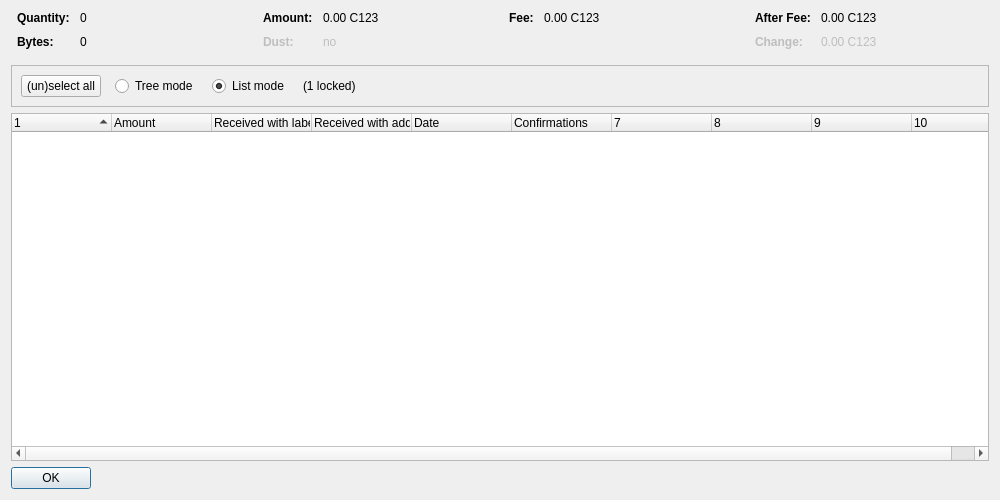
<?xml version="1.0" encoding="UTF-8"?>
<ui version="4.0">
 <class>CoinControlDialog</class>
 <widget class="QDialog" name="CoinControlDialog">
  <property name="geometry">
   <rect>
    <x>0</x>
    <y>0</y>
    <width>1000</width>
    <height>500</height>
   </rect>
  </property>
  <property name="windowTitle">
   <string>Coin Selection</string>
  </property>
  <layout class="QVBoxLayout" name="verticalLayout">
   <item>
    <layout class="QHBoxLayout" name="horizontalLayoutTop" stretch="0,0,0,0">
     <property name="topMargin">
      <number>0</number>
     </property>
     <property name="bottomMargin">
      <number>10</number>
     </property>
     <item>
      <layout class="QFormLayout" name="formLayoutCoinControl1">
       <property name="horizontalSpacing">
        <number>10</number>
       </property>
       <property name="verticalSpacing">
        <number>10</number>
       </property>
       <property name="leftMargin">
        <number>6</number>
       </property>
       <property name="rightMargin">
        <number>6</number>
       </property>
       <item row="0" column="0">
        <widget class="QLabel" name="labelCoinControlQuantityText">
         <property name="font">
          <font>
           <weight>75</weight>
           <bold>true</bold>
          </font>
         </property>
         <property name="text">
          <string>Quantity:</string>
         </property>
        </widget>
       </item>
       <item row="0" column="1">
        <widget class="QLabel" name="labelCoinControlQuantity">
         <property name="cursor">
          <cursorShape>IBeamCursor</cursorShape>
         </property>
         <property name="contextMenuPolicy">
          <enum>Qt::ActionsContextMenu</enum>
         </property>
         <property name="text">
          <string notr="true">0</string>
         </property>
         <property name="textInteractionFlags">
          <set>Qt::LinksAccessibleByMouse|Qt::TextSelectableByKeyboard|Qt::TextSelectableByMouse</set>
         </property>
        </widget>
       </item>
       <item row="1" column="0">
        <widget class="QLabel" name="labelCoinControlBytesText">
         <property name="font">
          <font>
           <weight>75</weight>
           <bold>true</bold>
          </font>
         </property>
         <property name="text">
          <string>Bytes:</string>
         </property>
        </widget>
       </item>
       <item row="1" column="1">
        <widget class="QLabel" name="labelCoinControlBytes">
         <property name="cursor">
          <cursorShape>IBeamCursor</cursorShape>
         </property>
         <property name="contextMenuPolicy">
          <enum>Qt::ActionsContextMenu</enum>
         </property>
         <property name="text">
          <string notr="true">0</string>
         </property>
         <property name="textInteractionFlags">
          <set>Qt::LinksAccessibleByMouse|Qt::TextSelectableByKeyboard|Qt::TextSelectableByMouse</set>
         </property>
        </widget>
       </item>
      </layout>
     </item>
     <item>
      <layout class="QFormLayout" name="formLayoutCoinControl2">
       <property name="horizontalSpacing">
        <number>10</number>
       </property>
       <property name="verticalSpacing">
        <number>10</number>
       </property>
       <property name="leftMargin">
        <number>6</number>
       </property>
       <property name="rightMargin">
        <number>6</number>
       </property>
       <item row="0" column="0">
        <widget class="QLabel" name="labelCoinControlAmountText">
         <property name="font">
          <font>
           <weight>75</weight>
           <bold>true</bold>
          </font>
         </property>
         <property name="text">
          <string>Amount:</string>
         </property>
        </widget>
       </item>
       <item row="0" column="1">
        <widget class="QLabel" name="labelCoinControlAmount">
         <property name="cursor">
          <cursorShape>IBeamCursor</cursorShape>
         </property>
         <property name="contextMenuPolicy">
          <enum>Qt::ActionsContextMenu</enum>
         </property>
         <property name="text">
          <string notr="true">0.00 C123</string>
         </property>
         <property name="textInteractionFlags">
          <set>Qt::LinksAccessibleByMouse|Qt::TextSelectableByKeyboard|Qt::TextSelectableByMouse</set>
         </property>
        </widget>
       </item>
       <item row="1" column="0">
        <widget class="QLabel" name="labelCoinControlLowOutputText">
         <property name="enabled">
          <bool>false</bool>
         </property>
         <property name="font">
          <font>
           <weight>75</weight>
           <bold>true</bold>
          </font>
         </property>
         <property name="text">
          <string>Dust:</string>
         </property>
        </widget>
       </item>
       <item row="1" column="1">
        <widget class="QLabel" name="labelCoinControlLowOutput">
         <property name="enabled">
          <bool>false</bool>
         </property>
         <property name="cursor">
          <cursorShape>IBeamCursor</cursorShape>
         </property>
         <property name="contextMenuPolicy">
          <enum>Qt::ActionsContextMenu</enum>
         </property>
         <property name="text">
          <string notr="true">no</string>
         </property>
         <property name="textInteractionFlags">
          <set>Qt::LinksAccessibleByMouse|Qt::TextSelectableByKeyboard|Qt::TextSelectableByMouse</set>
         </property>
        </widget>
       </item>
      </layout>
     </item>
     <item>
      <layout class="QFormLayout" name="formLayoutCoinControl3">
       <property name="horizontalSpacing">
        <number>10</number>
       </property>
       <property name="verticalSpacing">
        <number>10</number>
       </property>
       <property name="leftMargin">
        <number>6</number>
       </property>
       <property name="rightMargin">
        <number>6</number>
       </property>
       <item row="0" column="0">
        <widget class="QLabel" name="labelCoinControlFeeText">
         <property name="font">
          <font>
           <weight>75</weight>
           <bold>true</bold>
          </font>
         </property>
         <property name="text">
          <string>Fee:</string>
         </property>
        </widget>
       </item>
       <item row="0" column="1">
        <widget class="QLabel" name="labelCoinControlFee">
         <property name="cursor">
          <cursorShape>IBeamCursor</cursorShape>
         </property>
         <property name="contextMenuPolicy">
          <enum>Qt::ActionsContextMenu</enum>
         </property>
         <property name="text">
          <string notr="true">0.00 C123</string>
         </property>
         <property name="textInteractionFlags">
          <set>Qt::LinksAccessibleByMouse|Qt::TextSelectableByKeyboard|Qt::TextSelectableByMouse</set>
         </property>
        </widget>
       </item>
      </layout>
     </item>
     <item>
      <layout class="QFormLayout" name="formLayoutCoinControl4">
       <property name="horizontalSpacing">
        <number>10</number>
       </property>
       <property name="verticalSpacing">
        <number>10</number>
       </property>
       <property name="leftMargin">
        <number>6</number>
       </property>
       <property name="rightMargin">
        <number>6</number>
       </property>
       <item row="0" column="0">
        <widget class="QLabel" name="labelCoinControlAfterFeeText">
         <property name="font">
          <font>
           <weight>75</weight>
           <bold>true</bold>
          </font>
         </property>
         <property name="text">
          <string>After Fee:</string>
         </property>
        </widget>
       </item>
       <item row="0" column="1">
        <widget class="QLabel" name="labelCoinControlAfterFee">
         <property name="cursor">
          <cursorShape>IBeamCursor</cursorShape>
         </property>
         <property name="contextMenuPolicy">
          <enum>Qt::ActionsContextMenu</enum>
         </property>
         <property name="text">
          <string notr="true">0.00 C123</string>
         </property>
         <property name="textInteractionFlags">
          <set>Qt::LinksAccessibleByMouse|Qt::TextSelectableByKeyboard|Qt::TextSelectableByMouse</set>
         </property>
        </widget>
       </item>
       <item row="1" column="0">
        <widget class="QLabel" name="labelCoinControlChangeText">
         <property name="enabled">
          <bool>false</bool>
         </property>
         <property name="font">
          <font>
           <weight>75</weight>
           <bold>true</bold>
          </font>
         </property>
         <property name="text">
          <string>Change:</string>
         </property>
        </widget>
       </item>
       <item row="1" column="1">
        <widget class="QLabel" name="labelCoinControlChange">
         <property name="enabled">
          <bool>false</bool>
         </property>
         <property name="cursor">
          <cursorShape>IBeamCursor</cursorShape>
         </property>
         <property name="contextMenuPolicy">
          <enum>Qt::ActionsContextMenu</enum>
         </property>
         <property name="text">
          <string notr="true">0.00 C123</string>
         </property>
         <property name="textInteractionFlags">
          <set>Qt::LinksAccessibleByMouse|Qt::TextSelectableByKeyboard|Qt::TextSelectableByMouse</set>
         </property>
        </widget>
       </item>
      </layout>
     </item>
    </layout>
   </item>
   <item>
    <widget class="QFrame" name="frame">
     <property name="minimumSize">
      <size>
       <width>0</width>
       <height>40</height>
      </size>
     </property>
     <property name="frameShape">
      <enum>QFrame::StyledPanel</enum>
     </property>
     <property name="frameShadow">
      <enum>QFrame::Sunken</enum>
     </property>
     <layout class="QHBoxLayout" name="horizontalLayout">
      <item>
       <layout class="QHBoxLayout" name="horizontalLayoutPanel" stretch="0,0,0,0,0">
        <property name="spacing">
         <number>14</number>
        </property>
        <item>
         <widget class="QPushButton" name="pushButtonSelectAll">
          <property name="sizePolicy">
           <sizepolicy hsizetype="Maximum" vsizetype="Fixed">
            <horstretch>0</horstretch>
            <verstretch>0</verstretch>
           </sizepolicy>
          </property>
          <property name="text">
           <string>(un)select all</string>
          </property>
          <property name="autoDefault">
           <bool>false</bool>
          </property>
         </widget>
        </item>
        <item>
         <widget class="QRadioButton" name="radioTreeMode">
          <property name="sizePolicy">
           <sizepolicy hsizetype="Maximum" vsizetype="Fixed">
            <horstretch>0</horstretch>
            <verstretch>0</verstretch>
           </sizepolicy>
          </property>
          <property name="text">
           <string>Tree mode</string>
          </property>
         </widget>
        </item>
        <item>
         <widget class="QRadioButton" name="radioListMode">
          <property name="sizePolicy">
           <sizepolicy hsizetype="Maximum" vsizetype="Fixed">
            <horstretch>0</horstretch>
            <verstretch>0</verstretch>
           </sizepolicy>
          </property>
          <property name="text">
           <string>List mode</string>
          </property>
          <property name="checked">
           <bool>true</bool>
          </property>
         </widget>
        </item>
        <item>
         <widget class="QLabel" name="labelLocked">
          <property name="text">
           <string notr="true">(1 locked)</string>
          </property>
         </widget>
        </item>
        <item>
         <spacer name="horizontalSpacer">
          <property name="orientation">
           <enum>Qt::Horizontal</enum>
          </property>
          <property name="sizeHint" stdset="0">
           <size>
            <width>40</width>
            <height>20</height>
           </size>
          </property>
         </spacer>
        </item>
       </layout>
      </item>
     </layout>
    </widget>
   </item>
   <item>
    <widget class="CoinControlTreeWidget" name="treeWidget">
     <property name="contextMenuPolicy">
      <enum>Qt::CustomContextMenu</enum>
     </property>
     <property name="sortingEnabled">
      <bool>false</bool>
     </property>
     <property name="columnCount">
      <number>10</number>
     </property>
     <attribute name="headerShowSortIndicator" stdset="0">
      <bool>true</bool>
     </attribute>
     <attribute name="headerStretchLastSection">
      <bool>false</bool>
     </attribute>
     <column>
      <property name="text">
       <string/>
      </property>
     </column>
     <column>
      <property name="text">
       <string>Amount</string>
      </property>
     </column>
     <column>
      <property name="text">
       <string>Received with label</string>
      </property>
     </column>
     <column>
      <property name="text">
       <string>Received with address</string>
      </property>
     </column>
     <column>
      <property name="text">
       <string>Date</string>
      </property>
     </column>
     <column>
      <property name="text">
       <string>Confirmations</string>
      </property>
      <property name="toolTip">
       <string>Confirmed</string>
      </property>
     </column>
     <column>
      <property name="text">
       <string/>
      </property>
     </column>
     <column>
      <property name="text">
       <string/>
      </property>
     </column>
     <column>
      <property name="text">
       <string/>
      </property>
     </column>
     <column>
      <property name="text">
       <string/>
      </property>
     </column>
    </widget>
   </item>
   <item>
    <widget class="QDialogButtonBox" name="buttonBox">
     <property name="sizePolicy">
      <sizepolicy hsizetype="Maximum" vsizetype="Fixed">
       <horstretch>0</horstretch>
       <verstretch>0</verstretch>
      </sizepolicy>
     </property>
     <property name="orientation">
      <enum>Qt::Horizontal</enum>
     </property>
     <property name="standardButtons">
      <set>QDialogButtonBox::Ok</set>
     </property>
    </widget>
   </item>
  </layout>
 </widget>
 <customwidgets>
  <customwidget>
   <class>CoinControlTreeWidget</class>
   <extends>QTreeWidget</extends>
   <header>coincontroltreewidget.h</header>
  </customwidget>
 </customwidgets>
 <resources/>
 <connections/>
</ui>
